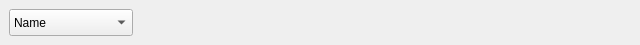
<?xml version="1.0" encoding="UTF-8"?>
<ui version="4.0">
 <class>filterFields</class>
 <widget class="QWidget" name="filterFields">
  <property name="geometry">
   <rect>
    <x>0</x>
    <y>0</y>
    <width>640</width>
    <height>45</height>
   </rect>
  </property>
  <property name="windowTitle">
   <string>Form</string>
  </property>
  <widget class="QComboBox" name="fieldCombo">
   <property name="geometry">
    <rect>
     <x>9</x>
     <y>9</y>
     <width>124</width>
     <height>27</height>
    </rect>
   </property>
   <item>
    <property name="text">
     <string>Name</string>
    </property>
   </item>
   <item>
    <property name="text">
     <string>Contains</string>
    </property>
   </item>
   <item>
    <property name="text">
     <string>Size</string>
    </property>
   </item>
   <item>
    <property name="text">
     <string>Date</string>
    </property>
   </item>
   <item>
    <property name="text">
     <string>Mime type</string>
    </property>
   </item>
   <item>
    <property name="text">
     <string>Dictionnary</string>
    </property>
   </item>
   <item>
    <property name="text">
     <string>Is deleted</string>
    </property>
   </item>
   <item>
    <property name="text">
     <string>Is file</string>
    </property>
   </item>
   <item>
    <property name="text">
     <string>Attribute</string>
    </property>
   </item>
  </widget>
 </widget>
 <resources/>
 <connections/>
</ui>
